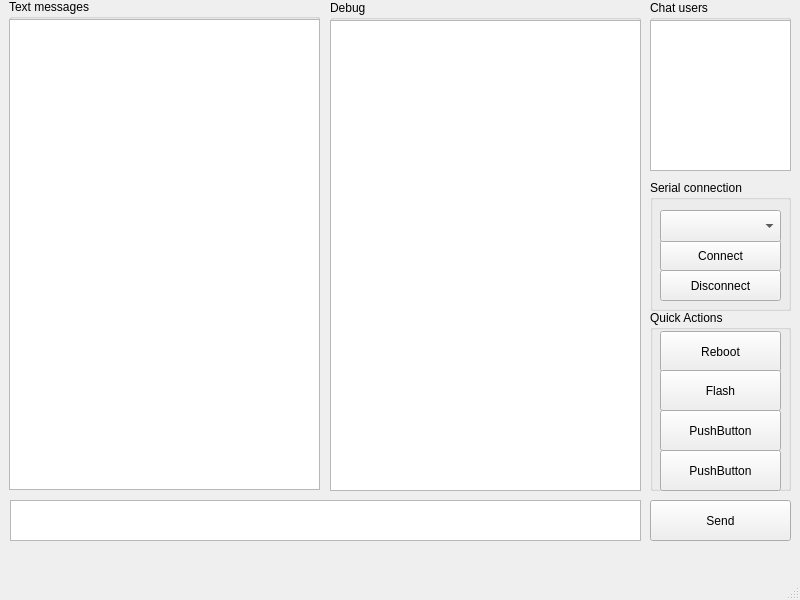
<?xml version="1.0" encoding="UTF-8"?>
<ui version="4.0">
 <class>mainWindow</class>
 <widget class="QMainWindow" name="mainWindow">
  <property name="geometry">
   <rect>
    <x>0</x>
    <y>0</y>
    <width>800</width>
    <height>600</height>
   </rect>
  </property>
  <property name="maximumSize">
   <size>
    <width>800</width>
    <height>16777215</height>
   </size>
  </property>
  <property name="windowTitle">
   <string>PicoChat Monitor</string>
  </property>
  <widget class="QWidget" name="centralwidget">
   <widget class="QPlainTextEdit" name="plainTextEdit">
    <property name="geometry">
     <rect>
      <x>10</x>
      <y>500</y>
      <width>631</width>
      <height>41</height>
     </rect>
    </property>
   </widget>
   <widget class="QPushButton" name="pushButton">
    <property name="geometry">
     <rect>
      <x>650</x>
      <y>500</y>
      <width>141</width>
      <height>41</height>
     </rect>
    </property>
    <property name="text">
     <string>Send</string>
    </property>
   </widget>
   <widget class="QGroupBox" name="groupBox">
    <property name="geometry">
     <rect>
      <x>650</x>
      <y>310</y>
      <width>141</width>
      <height>181</height>
     </rect>
    </property>
    <property name="title">
     <string>Quick Actions</string>
    </property>
    <widget class="QPushButton" name="pushButton_2">
     <property name="geometry">
      <rect>
       <x>10</x>
       <y>21</y>
       <width>121</width>
       <height>41</height>
      </rect>
     </property>
     <property name="text">
      <string>Reboot</string>
     </property>
    </widget>
    <widget class="QPushButton" name="pushButton_3">
     <property name="geometry">
      <rect>
       <x>10</x>
       <y>60</y>
       <width>121</width>
       <height>41</height>
      </rect>
     </property>
     <property name="text">
      <string>Flash</string>
     </property>
    </widget>
    <widget class="QPushButton" name="pushButton_6">
     <property name="geometry">
      <rect>
       <x>10</x>
       <y>100</y>
       <width>121</width>
       <height>41</height>
      </rect>
     </property>
     <property name="text">
      <string>PushButton</string>
     </property>
    </widget>
    <widget class="QPushButton" name="pushButton_7">
     <property name="geometry">
      <rect>
       <x>10</x>
       <y>140</y>
       <width>121</width>
       <height>41</height>
      </rect>
     </property>
     <property name="text">
      <string>PushButton</string>
     </property>
    </widget>
   </widget>
   <widget class="QGroupBox" name="groupBox_2">
    <property name="geometry">
     <rect>
      <x>9</x>
      <y>-1</y>
      <width>311</width>
      <height>491</height>
     </rect>
    </property>
    <property name="title">
     <string>Text messages</string>
    </property>
    <widget class="QTextBrowser" name="textBrowser">
     <property name="geometry">
      <rect>
       <x>0</x>
       <y>20</y>
       <width>311</width>
       <height>471</height>
      </rect>
     </property>
    </widget>
   </widget>
   <widget class="QGroupBox" name="groupBox_3">
    <property name="geometry">
     <rect>
      <x>330</x>
      <y>0</y>
      <width>311</width>
      <height>491</height>
     </rect>
    </property>
    <property name="title">
     <string>Debug</string>
    </property>
    <widget class="QTextBrowser" name="textBrowser_2">
     <property name="geometry">
      <rect>
       <x>0</x>
       <y>20</y>
       <width>311</width>
       <height>471</height>
      </rect>
     </property>
    </widget>
   </widget>
   <widget class="QGroupBox" name="groupBox_4">
    <property name="geometry">
     <rect>
      <x>650</x>
      <y>0</y>
      <width>141</width>
      <height>171</height>
     </rect>
    </property>
    <property name="title">
     <string>Chat users</string>
    </property>
    <widget class="QListWidget" name="listWidget">
     <property name="geometry">
      <rect>
       <x>0</x>
       <y>20</y>
       <width>141</width>
       <height>151</height>
      </rect>
     </property>
    </widget>
   </widget>
   <widget class="QGroupBox" name="groupBox_5">
    <property name="geometry">
     <rect>
      <x>650</x>
      <y>180</y>
      <width>141</width>
      <height>131</height>
     </rect>
    </property>
    <property name="title">
     <string>Serial connection</string>
    </property>
    <widget class="QPushButton" name="pushButton_4">
     <property name="geometry">
      <rect>
       <x>10</x>
       <y>60</y>
       <width>121</width>
       <height>31</height>
      </rect>
     </property>
     <property name="text">
      <string>Connect</string>
     </property>
    </widget>
    <widget class="QPushButton" name="pushButton_5">
     <property name="geometry">
      <rect>
       <x>10</x>
       <y>90</y>
       <width>121</width>
       <height>31</height>
      </rect>
     </property>
     <property name="text">
      <string>Disconnect</string>
     </property>
    </widget>
    <widget class="QComboBox" name="comboBox">
     <property name="geometry">
      <rect>
       <x>10</x>
       <y>30</y>
       <width>121</width>
       <height>32</height>
      </rect>
     </property>
    </widget>
   </widget>
  </widget>
  <widget class="QMenuBar" name="menubar">
   <property name="geometry">
    <rect>
     <x>0</x>
     <y>0</y>
     <width>800</width>
     <height>24</height>
    </rect>
   </property>
  </widget>
  <widget class="QStatusBar" name="statusbar"/>
 </widget>
 <resources/>
 <connections/>
</ui>
